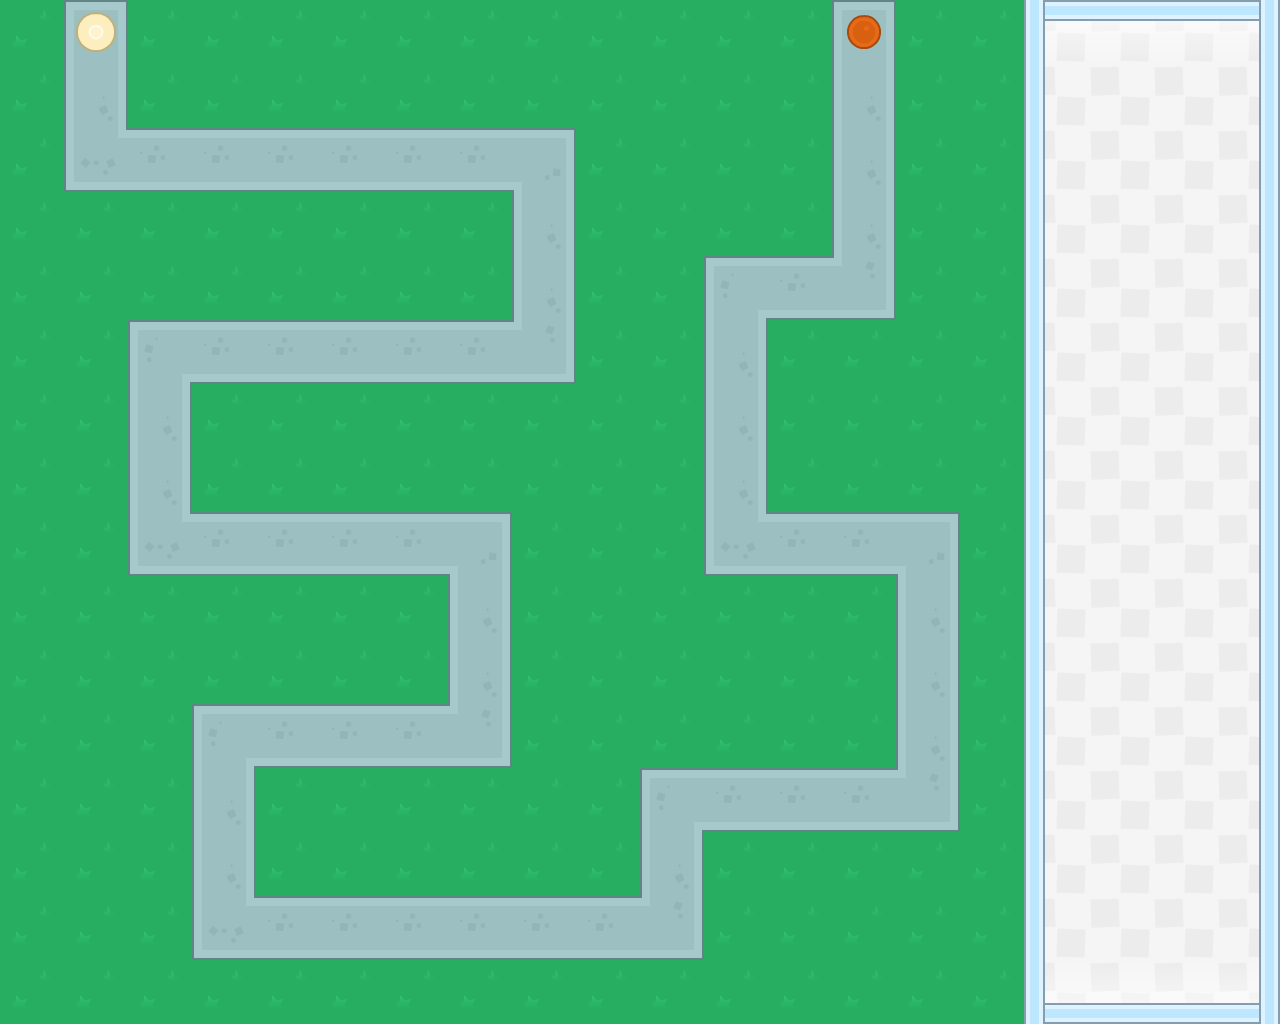

Rendered tile map (Tiled .tmx) drawn with the repository's tilesets; below, a short description and the map source with its tile grids summarised:
An orthogonal 20x16 tile map with 64x64 px tiles, 3 tile layers (map1, map2, map3) and 212 objects (189x place, 5x turn_right, 4x border, 4x turn_down, 4x turn_up, ...).

<map version="1.0" tiledversion="1.1.5" orientation="orthogonal" renderorder="right-down" width="20" height="16" tilewidth="64" tileheight="64" infinite="0" nextobjectid="307">
 <tileset firstgid="1" name="tilesheet_complete64" tilewidth="64" tileheight="64" tilecount="540" columns="27">
  <image source="tilesheet_complete64.png" width="1728" height="1280" />
 </tileset>
 <layer name="map1" width="20" height="16">
  <data>[320 cells, 320 non-empty, 9 distinct tile ids]</data>
 </layer>
 <layer name="map2" width="20" height="16">
  <data>[320 cells, 8 non-empty, 2 distinct tile ids]</data>
 </layer>
 <layer name="map3" width="20" height="16">
  <data>[320 cells, 34 non-empty, 4 distinct tile ids]</data>
 </layer>
 <objectgroup name="place" visible="0">
  <object id="17" name="place" x="0" y="0" width="64" height="64" />
  <object id="24" name="startPoint" x="64" y="0" width="64" height="64" />
  <object id="25" name="endPoint" x="832" y="0" width="64" height="64" />
  <object id="28" name="menu" x="1024" y="0" width="256" height="1024" />
  <object id="29" name="place" x="0" y="64" width="64" height="64" />
  <object id="30" name="place" x="0" y="128" width="64" height="64" />
  <object id="31" name="place" x="0" y="192" width="64" height="64" />
  <object id="32" name="place" x="64" y="192" width="64" height="64" />
  <object id="33" name="place" x="128" y="192" width="64" height="64" />
  <object id="34" name="place" x="192" y="192" width="64" height="64" />
  <object id="35" name="place" x="256" y="192" width="64" height="64" />
  <object id="36" name="place" x="320" y="192" width="64" height="64" />
  <object id="37" name="place" x="384" y="192" width="64" height="64" />
  <object id="38" name="place" x="448" y="192" width="64" height="64" />
  <object id="39" name="place" x="448" y="256" width="64" height="64" />
  <object id="40" name="place" x="384" y="256" width="64" height="64" />
  <object id="43" name="place" x="320" y="256" width="64" height="64" />
  <object id="44" name="place" x="256" y="256" width="64" height="64" />
  <object id="45" name="place" x="192" y="256" width="64" height="64" />
  <object id="46" name="place" x="128" y="256" width="64" height="64" />
  <object id="49" name="place" x="64" y="256" width="64" height="64" />
  <object id="50" name="place" x="0" y="256" width="64" height="64" />
  <object id="69" name="place" x="128" y="0" width="64" height="64" />
  <object id="70" name="place" x="192" y="0" width="64" height="64" />
  <object id="71" name="place" x="256" y="0" width="64" height="64" />
  <object id="72" name="place" x="320" y="0" width="64" height="64" />
  <object id="73" name="place" x="384" y="0" width="64" height="64" />
  <object id="74" name="place" x="448" y="0" width="64" height="64" />
  <object id="75" name="place" x="512" y="0" width="64" height="64" />
  <object id="76" name="place" x="576" y="0" width="64" height="64" />
  <object id="77" name="place" x="576" y="64" width="64" height="64" />
  <object id="78" name="place" x="512" y="64" width="64" height="64" />
  <object id="79" name="place" x="448" y="64" width="64" height="64" />
  <object id="80" name="place" x="384" y="64" width="64" height="64" />
  <object id="81" name="place" x="320" y="64" width="64" height="64" />
  <object id="82" name="place" x="256" y="64" width="64" height="64" />
  <object id="83" name="place" x="192" y="64" width="64" height="64" />
  <object id="84" name="place" x="128" y="64" width="64" height="64" />
  <object id="85" name="place" x="0" y="576" width="64" height="64" />
  <object id="86" name="place" x="64" y="576" width="64" height="64" />
  <object id="87" name="place" x="128" y="576" width="64" height="64" />
  <object id="88" name="place" x="192" y="576" width="64" height="64" />
  <object id="89" name="place" x="256" y="576" width="64" height="64" />
  <object id="90" name="place" x="320" y="576" width="64" height="64" />
  <object id="91" name="place" x="384" y="576" width="64" height="64" />
  <object id="94" name="place" x="384" y="640" width="64" height="64" />
  <object id="95" name="place" x="320" y="640" width="64" height="64" />
  <object id="96" name="place" x="256" y="640" width="64" height="64" />
  <object id="97" name="place" x="192" y="640" width="64" height="64" />
  <object id="98" name="place" x="128" y="640" width="64" height="64" />
  <object id="99" name="place" x="64" y="640" width="64" height="64" />
  <object id="100" name="place" x="0" y="640" width="64" height="64" />
  <object id="104" name="place" x="704" y="832" width="64" height="64" />
  <object id="105" name="place" x="768" y="832" width="64" height="64" />
  <object id="106" name="place" x="832" y="832" width="64" height="64" />
  <object id="107" name="place" x="896" y="832" width="64" height="64" />
  <object id="108" name="place" x="960" y="832" width="64" height="64" />
  <object id="109" name="place" x="960" y="896" width="64" height="64" />
  <object id="110" name="place" x="896" y="896" width="64" height="64" />
  <object id="111" name="place" x="832" y="896" width="64" height="64" />
  <object id="112" name="place" x="768" y="896" width="64" height="64" />
  <object id="113" name="place" x="704" y="896" width="64" height="64" />
  <object id="117" name="place" x="192" y="384" width="64" height="64" />
  <object id="118" name="place" x="256" y="384" width="64" height="64" />
  <object id="119" name="place" x="320" y="384" width="64" height="64" />
  <object id="120" name="place" x="384" y="384" width="64" height="64" />
  <object id="121" name="place" x="448" y="384" width="64" height="64" />
  <object id="122" name="place" x="512" y="384" width="64" height="64" />
  <object id="123" name="place" x="576" y="384" width="64" height="64" />
  <object id="124" name="place" x="640" y="384" width="64" height="64" />
  <object id="125" name="place" x="640" y="448" width="64" height="64" />
  <object id="126" name="place" x="576" y="448" width="64" height="64" />
  <object id="127" name="place" x="512" y="448" width="64" height="64" />
  <object id="128" name="place" x="448" y="448" width="64" height="64" />
  <object id="129" name="place" x="384" y="448" width="64" height="64" />
  <object id="130" name="place" x="320" y="448" width="64" height="64" />
  <object id="131" name="place" x="256" y="448" width="64" height="64" />
  <object id="132" name="place" x="192" y="448" width="64" height="64" />
  <object id="135" name="place" x="256" y="768" width="64" height="64" />
  <object id="136" name="place" x="320" y="768" width="64" height="64" />
  <object id="137" name="place" x="384" y="768" width="64" height="64" />
  <object id="138" name="place" x="448" y="768" width="64" height="64" />
  <object id="139" name="place" x="512" y="768" width="64" height="64" />
  <object id="140" name="place" x="576" y="768" width="64" height="64" />
  <object id="141" name="place" x="576" y="832" width="64" height="64" />
  <object id="142" name="place" x="512" y="832" width="64" height="64" />
  <object id="143" name="place" x="448" y="832" width="64" height="64" />
  <object id="144" name="place" x="384" y="832" width="64" height="64" />
  <object id="145" name="place" x="320" y="832" width="64" height="64" />
  <object id="146" name="place" x="256" y="832" width="64" height="64" />
  <object id="149" name="place" x="0" y="320" width="64" height="64" />
  <object id="150" name="place" x="64" y="320" width="64" height="64" />
  <object id="151" name="place" x="64" y="384" width="64" height="64" />
  <object id="152" name="place" x="0" y="384" width="64" height="64" />
  </objectgroup>
 <objectgroup name="border">
  <!-- 4 objects omitted --></objectgroup>
 <objectgroup name="turn" visible="0">
  <!-- 16 objects omitted --></objectgroup>
</map>
<!-- 118 of 212 objects omitted -->
